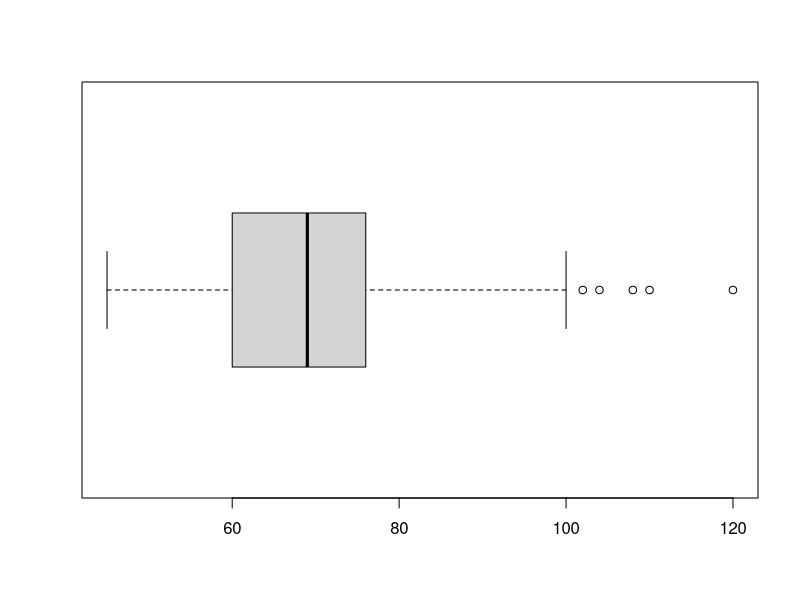

R code for this plot: (Note: this script raises an error after producing the figure.)
## ---- chunk 1
library(readr)
library(dplyr)
## ---- chunk 2
DF <- read_csv('./DD.csv')
## ---- chunk 3
r <- function(x){
  return(round(x, digits = 2))
}
## ---- chunk 4
#str(DF)
spec(DF)
## ---- chunk 5
dim(DF)
## ---- chunk 6
table(is.na(DF)) # Datos faltantes
table(!complete.cases(DF)) # Observaciones incompletas
## ---- chunk 7
which.max(colSums(is.na(DF)))
max(colSums(is.na(DF)))
## ---- chunk 8
DF[which.max(rowSums(is.na(DF))), 12] 
## ---- chunk 9
r(mean(DF$Tiempo, na.rm = TRUE))
r(sd(DF$Tiempo, na.rm = TRUE))
r(median(DF$Tiempo, na.rm = TRUE))
## ---- chunk 10
r(diff(range(DF$Tiempo, na.rm= TRUE)))
r(IQR(DF$Tiempo, na.rm= TRUE))
## ---- chunk 11
min(DF$Tiempo, na.rm = TRUE)
max(DF$Tiempo, na.rm = TRUE)
## ---- chunk 12
r(sum(!is.na(DF$Tiempo)) / nrow(DF) * 100)
## ---- chunk 13
boxplot(DF$Peso, horizontal = TRUE)
## ---- chunk 14
q1 <- quantile(DF$Peso, 0.25, na.rm = TRUE, type = 3, name = FALSE)
q3 <- quantile(DF$Peso, 0.75, na.rm = TRUE, type = 3, name = FALSE)
ric <- q3 - q1

q1
q3
ric
## ---- chunk 15
table(DF$Peso < q1 - 1.5*ric)
## ---- chunk 16
table(DF$Peso > q3 + 1.5*ric)
## ---- chunk 17
r(mean(DF$Peso, na.rm=TRUE))
median(DF$Peso, na.rm=TRUE)
## ---- chunk 18
DF$Peso[DF$Peso > q3 + 1.5*ric] <- NA
## ---- chunk 19
r(mean(DF$Peso, na.rm=TRUE))
median(DF$Peso, na.rm=TRUE)
## ---- chunk 20
round(mean(DF$Peso, na.rm = TRUE), digits = 2) # La media
round(sd(DF$Peso, na.rm = TRUE), digits = 2)
median(DF$Peso, na.rm = TRUE)
## ---- chunk 21
rango <- round(diff(range(DF$Peso)), digits = 2)
RIQ <- IQR(DF$Peso)
RIQ / rango * 100
## ---- chunk 22
round(min(DF$Peso), digits = 2)
round(max(DF$Peso), digits = 2)
## ---- chunk 23
meanx <- mean(DF$Peso)
varianza <- var(DF$Peso)
ne <- (1 / (2 * varianza / meanx ))^2
ne
## ---- chunk 24
DF$Edad[-DF$Edad > q3 + 1.5*ric]

mean(DF$Edad, na.rm=TRUE)
median(DF$Edad, na.rm=TRUE)
